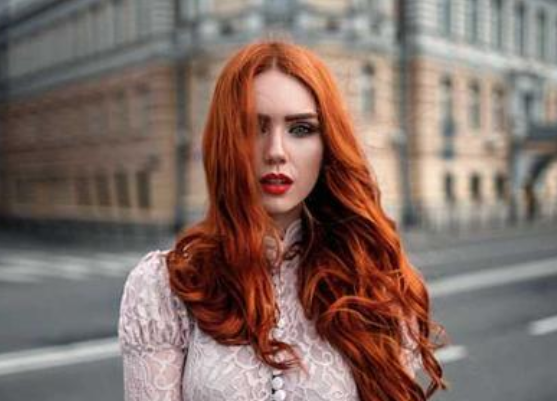
#> input picture BEP/Bode_!/class2.jpg, 557 x 401 px
$ python main.py
#> lines starting #> are read from the running program, lines starting #| are printed output that depends on the picture
# coding: utf-8
# Team : Quality Management Center
# Author：Guo Zikun
# Email: gzk798412226@gmail.com
# Date ：2021/4/8 16:01
# Tool ：PyCharm
import cv2
import numpy as np
import matplotlib.pyplot as plt

img = cv2.imread("class2.jpg")
#> img is the input picture: shape (401, 557, 3); mean B, G, R 102.5, 109.9, 130.5
cv2.imshow(r"img", img)
cv2.waitKey()
kernels = [(u"test01",np.array([[1, 0, 0],[0, 1, 0],[0, 0, 1]])),
		   (u"Qualcomm filter",np.array([[0.0,-1, 0],[-1,5,-1],[0,-1,0]])),
		   (u"edge detection",np.array([[-1.0, -1, -1],[-1, 8, -1],[-1, -1, -1]])),]
index = 0
fig, axes = plt.subplots(1, 3, figsize=(12, 4.3))
for ax, (name, kernel) in zip(axes, kernels):#zip 将数组和元胞放在一起
    print("ax:",ax,"\n","name",name,"\n","knl\n",kernel)
    dst=cv2.filter2D(img, -1, kernel)
    # 由于matplotlib的颜色顺序和OpenCV的顺序相反
    cv2.imshow(r"@#$)(*&^%$#%@#%", dst)
    cv2.waitKey()
    ax.set_title(name)
    ax.axis("off")
#> this loop made 3 passes
#> pass 1, `dst=cv2.filter2D(img, -1, kernel)`:
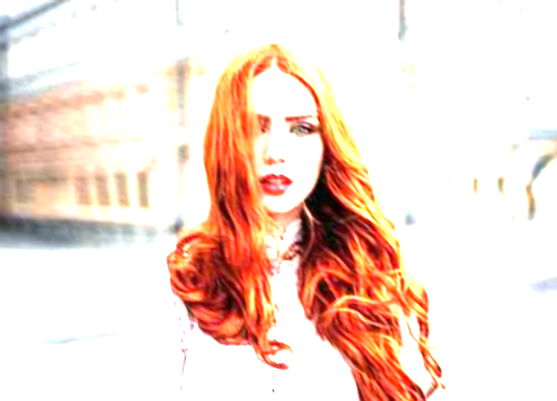
#> dst: shape (401, 557, 3); mean B, G, R 208.3, 219.5, 243.4
#> pass 3, `dst=cv2.filter2D(img, -1, kernel)`:
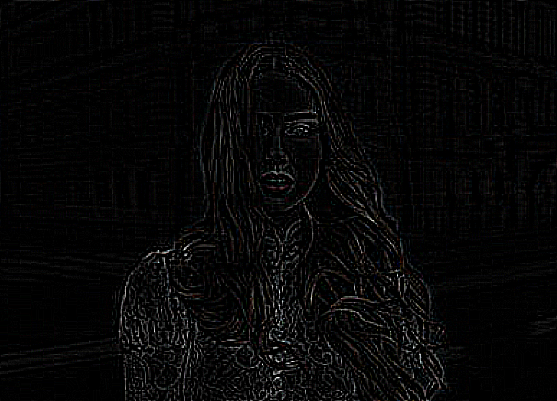
#> dst: shape (401, 557, 3); mean B, G, R 6.7, 6.8, 6.9
fig.subplots_adjust(0.02, 0, 0.98, 1, 0.02, 0)#调节窗口大小
# Average Filter
img_mean = cv2.blur(img, (10,10))
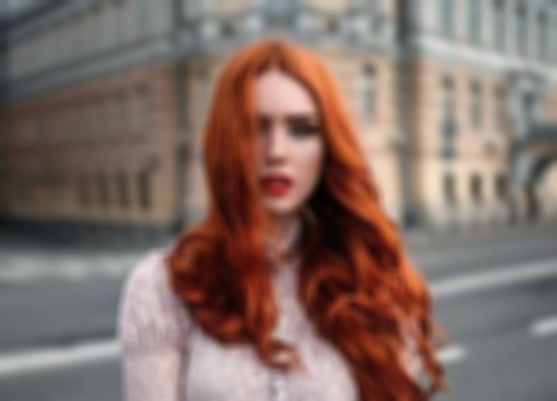
#> img_mean: shape (401, 557, 3); mean B, G, R 102.5, 109.8, 130.5
cv2.imshow(r"Average Filter", img_mean)
cv2.waitKey()

# 高斯滤波
img_Guassian = cv2.GaussianBlur(img,(5,5),0)
cv2.imshow(r"Guass", img_Guassian)
cv2.waitKey()

# 中值滤波
img_median = cv2.medianBlur(img, 5)
cv2.imshow(r"Median", img_median)
cv2.waitKey()

# 双边滤波
img_bilater = cv2.bilateralFilter(img,9,75,75)
cv2.imshow(r"@#$)(*&^%$#%@#%", img_bilater)
cv2.waitKey()
